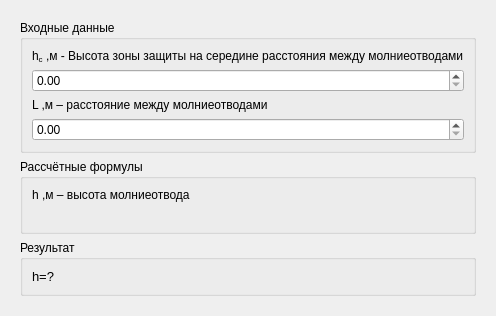
              <widget class="QWidget" name="page_11">
               <layout class="QVBoxLayout" name="verticalLayout_33">
                <item>
                 <widget class="QStackedWidget" name="zoneStackedWidgetDLR">
                  <widget class="QWidget" name="page_14">
                   <layout class="QVBoxLayout" name="verticalLayout_34">
                    <item>
                     <widget class="QGroupBox" name="groupBox_18">
                      <property name="title">
                       <string>Входные данные</string>
                      </property>
                      <layout class="QVBoxLayout" name="verticalLayout_30">
                       <item>
                        <widget class="QLabel" name="label_35">
                         <property name="text">
                          <string>&lt;html&gt;&lt;head/&gt;&lt;body&gt;&lt;p&gt;h&lt;span style=&quot; vertical-align:sub;&quot;&gt;c&lt;/span&gt; ,м - Высота зоны защиты на середине расстояния между молниеотводами&lt;/p&gt;&lt;/body&gt;&lt;/html&gt;</string>
                         </property>
                        </widget>
                       </item>
                       <item>
                        <widget class="QDoubleSpinBox" name="distanceFromWallToLightningDoubleSpinBox_3"/>
                       </item>
                       <item>
                        <widget class="QLabel" name="label_36">
                         <property name="text">
                          <string>&lt;html&gt;&lt;head/&gt;&lt;body&gt;&lt;p&gt;L ,м – расстояние между молниеотводами&lt;/p&gt;&lt;/body&gt;&lt;/html&gt;</string>
                         </property>
                        </widget>
                       </item>
                       <item>
                        <widget class="QDoubleSpinBox" name="doubleSpinBox"/>
                       </item>
                      </layout>
                     </widget>
                    </item>
                    <item>
                     <widget class="QGroupBox" name="groupBox_19">
                      <property name="minimumSize">
                       <size>
                        <width>0</width>
                        <height>0</height>
                       </size>
                      </property>
                      <property name="title">
                       <string>Рассчётные формулы</string>
                      </property>
                      <layout class="QVBoxLayout" name="verticalLayout_31">
                       <item>
                        <widget class="QLabel" name="label_38">
                         <property name="text">
                          <string>h ,м – высота молниеотвода</string>
                         </property>
                        </widget>
                       </item>
                       <item>
                        <widget class="QLabel" name="label_37">
                         <property name="text">
                          <string>&lt;html&gt;&lt;head/&gt;&lt;body&gt;&lt;p&gt;&lt;img src=&quot;:/image/image/dlr_h_B (1).png&quot;/&gt;&lt;/p&gt;&lt;/body&gt;&lt;/html&gt;</string>
                         </property>
                        </widget>
                       </item>
                      </layout>
                     </widget>
                    </item>
                    <item>
                     <widget class="QGroupBox" name="groupBox_20">
                      <property name="title">
                       <string>Результат</string>
                      </property>
                      <layout class="QVBoxLayout" name="verticalLayout_32">
                       <item>
                        <widget class="QLabel" name="label_41">
                         <property name="sizePolicy">
                          <sizepolicy hsizetype="Preferred" vsizetype="Minimum">
                           <horstretch>0</horstretch>
                           <verstretch>0</verstretch>
                          </sizepolicy>
                         </property>
                         <property name="font">
                          <font>
                           <pointsize>10</pointsize>
                          </font>
                         </property>
                         <property name="text">
                          <string>&lt;html&gt;&lt;head/&gt;&lt;body&gt;&lt;p&gt;h=?&lt;/p&gt;&lt;/body&gt;&lt;/html&gt;</string>
                         </property>
                        </widget>
                       </item>
                      </layout>
                     </widget>
                    </item>
                   </layout>
                  </widget>
                  <widget class="QWidget" name="page_15"/>
                 </widget>
                </item>
               </layout>
              </widget>
